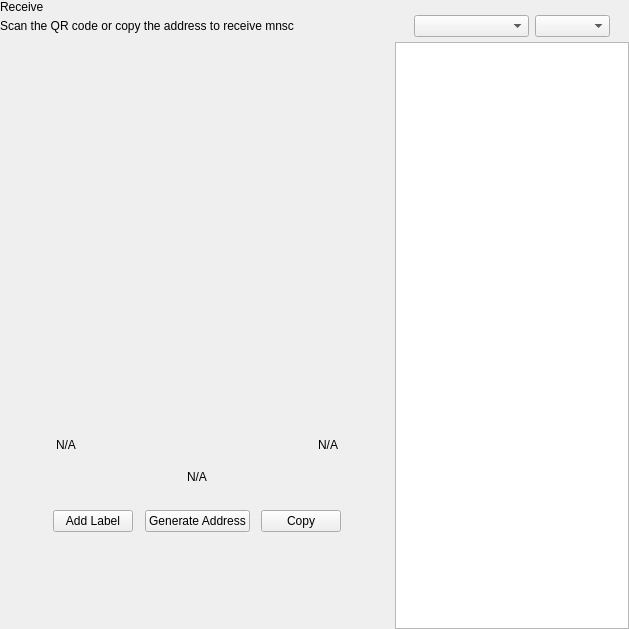
<?xml version="1.0" encoding="UTF-8"?>
<ui version="4.0">
 <class>ReceiveWidget</class>
 <widget class="QWidget" name="ReceiveWidget">
  <property name="geometry">
   <rect>
    <x>0</x>
    <y>0</y>
    <width>629</width>
    <height>629</height>
   </rect>
  </property>
  <property name="minimumSize">
   <size>
    <width>0</width>
    <height>0</height>
   </size>
  </property>
  <property name="windowTitle">
   <string>Form</string>
  </property>
  <layout class="QHBoxLayout" name="horizontalLayout_2" stretch="2,1">
   <property name="spacing">
    <number>0</number>
   </property>
   <property name="leftMargin">
    <number>0</number>
   </property>
   <property name="topMargin">
    <number>0</number>
   </property>
   <property name="rightMargin">
    <number>0</number>
   </property>
   <property name="bottomMargin">
    <number>0</number>
   </property>
   <item>
    <widget class="QWidget" name="left" native="true">
     <layout class="QVBoxLayout" name="verticalLayout_3">
      <property name="leftMargin">
       <number>0</number>
      </property>
      <property name="topMargin">
       <number>0</number>
      </property>
      <property name="rightMargin">
       <number>0</number>
      </property>
      <property name="bottomMargin">
       <number>0</number>
      </property>
      <item>
       <layout class="QVBoxLayout" name="verticalLayout_2">
        <property name="spacing">
         <number>0</number>
        </property>
        <property name="leftMargin">
         <number>0</number>
        </property>
        <item>
         <layout class="QHBoxLayout" name="horizontalLayout_3">
          <property name="spacing">
           <number>0</number>
          </property>
          <item>
           <layout class="QVBoxLayout" name="verticalLayout_4">
            <property name="spacing">
             <number>5</number>
            </property>
            <item>
             <widget class="QLabel" name="labelTitle">
              <property name="text">
               <string>Receive</string>
              </property>
             </widget>
            </item>
            <item alignment="Qt::AlignTop">
             <widget class="QLabel" name="labelSubtitle1">
              <property name="text">
               <string>Scan the QR code or copy the address to receive mnsc</string>
              </property>
             </widget>
            </item>
           </layout>
          </item>
          <item>
           <spacer name="horizontalSpacer">
            <property name="orientation">
             <enum>Qt::Horizontal</enum>
            </property>
            <property name="sizeHint" stdset="0">
             <size>
              <width>40</width>
              <height>20</height>
             </size>
            </property>
           </spacer>
          </item>
         </layout>
        </item>
        <item>
         <spacer name="verticalSpacer_2">
          <property name="orientation">
           <enum>Qt::Vertical</enum>
          </property>
          <property name="sizeType">
           <enum>QSizePolicy::Expanding</enum>
          </property>
          <property name="sizeHint" stdset="0">
           <size>
            <width>20</width>
            <height>50</height>
           </size>
          </property>
         </spacer>
        </item>
        <item alignment="Qt::AlignHCenter">
         <widget class="QWidget" name="layoutQR" native="true">
          <property name="maximumSize">
           <size>
            <width>510</width>
            <height>16777215</height>
           </size>
          </property>
          <layout class="QVBoxLayout" name="verticalLayoutQr">
           <item>
            <spacer name="verticalSpacer11">
             <property name="orientation">
              <enum>Qt::Vertical</enum>
             </property>
             <property name="sizeType">
              <enum>QSizePolicy::Fixed</enum>
             </property>
             <property name="sizeHint" stdset="0">
              <size>
               <width>20</width>
               <height>20</height>
              </size>
             </property>
            </spacer>
           </item>
           <item alignment="Qt::AlignHCenter">
            <widget class="QLabel" name="labelQrImg">
             <property name="minimumSize">
              <size>
               <width>260</width>
               <height>260</height>
              </size>
             </property>
             <property name="maximumSize">
              <size>
               <width>260</width>
               <height>260</height>
              </size>
             </property>
             <property name="text">
              <string/>
             </property>
             <property name="alignment">
              <set>Qt::AlignCenter</set>
             </property>
            </widget>
           </item>
           <item>
            <spacer name="verticalSpacer_21">
             <property name="orientation">
              <enum>Qt::Vertical</enum>
             </property>
             <property name="sizeType">
              <enum>QSizePolicy::Fixed</enum>
             </property>
             <property name="sizeHint" stdset="0">
              <size>
               <width>20</width>
               <height>30</height>
              </size>
             </property>
            </spacer>
           </item>
           <item>
            <widget class="QWidget" name="widget" native="true">
             <property name="minimumSize">
              <size>
               <width>0</width>
               <height>0</height>
              </size>
             </property>
             <layout class="QHBoxLayout" name="horizontalLayout_5">
              <item>
               <widget class="QLabel" name="labelLabel">
                <property name="text">
                 <string notr="true">N/A</string>
                </property>
               </widget>
              </item>
              <item>
               <spacer name="horizontalSpacer_2">
                <property name="orientation">
                 <enum>Qt::Horizontal</enum>
                </property>
                <property name="sizeHint" stdset="0">
                 <size>
                  <width>141</width>
                  <height>20</height>
                 </size>
                </property>
               </spacer>
              </item>
              <item>
               <widget class="QLabel" name="labelDate">
                <property name="text">
                 <string notr="true">N/A</string>
                </property>
                <property name="alignment">
                 <set>Qt::AlignRight|Qt::AlignTrailing|Qt::AlignVCenter</set>
                </property>
               </widget>
              </item>
             </layout>
            </widget>
           </item>
           <item>
            <widget class="QLabel" name="labelAddress">
             <property name="sizePolicy">
              <sizepolicy hsizetype="Expanding" vsizetype="Preferred">
               <horstretch>0</horstretch>
               <verstretch>0</verstretch>
              </sizepolicy>
             </property>
             <property name="minimumSize">
              <size>
               <width>300</width>
               <height>0</height>
              </size>
             </property>
             <property name="text">
              <string notr="true">N/A</string>
             </property>
             <property name="alignment">
              <set>Qt::AlignCenter</set>
             </property>
            </widget>
           </item>
           <item>
            <spacer name="verticalSpacer_4">
             <property name="orientation">
              <enum>Qt::Vertical</enum>
             </property>
             <property name="sizeType">
              <enum>QSizePolicy::Fixed</enum>
             </property>
             <property name="sizeHint" stdset="0">
              <size>
               <width>20</width>
               <height>20</height>
              </size>
             </property>
            </spacer>
           </item>
           <item>
            <layout class="QHBoxLayout" name="horizontalLayout_4">
             <item alignment="Qt::AlignHCenter">
              <widget class="QPushButton" name="pushButtonLabel">
               <property name="focusPolicy">
                <enum>Qt::NoFocus</enum>
               </property>
               <property name="text">
                <string>Add Label</string>
               </property>
              </widget>
             </item>
             <item alignment="Qt::AlignHCenter">
              <widget class="QPushButton" name="pushButtonNewAddress">
               <property name="focusPolicy">
                <enum>Qt::NoFocus</enum>
               </property>
               <property name="text">
                <string>Generate Address</string>
               </property>
              </widget>
             </item>
             <item alignment="Qt::AlignHCenter">
              <widget class="QPushButton" name="pushButtonCopy">
               <property name="focusPolicy">
                <enum>Qt::NoFocus</enum>
               </property>
               <property name="text">
                <string>Copy</string>
               </property>
              </widget>
             </item>
            </layout>
           </item>
           <item>
            <spacer name="verticalSpacer_3">
             <property name="orientation">
              <enum>Qt::Vertical</enum>
             </property>
             <property name="sizeType">
              <enum>QSizePolicy::Expanding</enum>
             </property>
             <property name="sizeHint" stdset="0">
              <size>
               <width>20</width>
               <height>20</height>
              </size>
             </property>
            </spacer>
           </item>
          </layout>
         </widget>
        </item>
        <item>
         <spacer name="verticalSpacer">
          <property name="orientation">
           <enum>Qt::Vertical</enum>
          </property>
          <property name="sizeHint" stdset="0">
           <size>
            <width>20</width>
            <height>40</height>
           </size>
          </property>
         </spacer>
        </item>
       </layout>
      </item>
     </layout>
    </widget>
   </item>
   <item>
    <widget class="QWidget" name="right" native="true">
     <layout class="QVBoxLayout" name="verticalLayout_5">
      <property name="spacing">
       <number>0</number>
      </property>
      <property name="leftMargin">
       <number>1</number>
      </property>
      <property name="topMargin">
       <number>0</number>
      </property>
      <property name="rightMargin">
       <number>0</number>
      </property>
      <property name="bottomMargin">
       <number>0</number>
      </property>
      <item>
       <layout class="QVBoxLayout" name="container_right">
        <property name="spacing">
         <number>0</number>
        </property>
        <property name="leftMargin">
         <number>0</number>
        </property>
        <property name="rightMargin">
         <number>0</number>
        </property>
        <item>
         <layout class="QVBoxLayout" name="verticalLayout">
          <property name="spacing">
           <number>6</number>
          </property>
          <property name="leftMargin">
           <number>19</number>
          </property>
          <property name="rightMargin">
           <number>19</number>
          </property>
          <item>
           <widget class="OptionButton" name="btnRequest" native="true"/>
          </item>
          <item>
           <widget class="OptionButton" name="btnMyAddresses" native="true">
            <property name="sizePolicy">
             <sizepolicy hsizetype="Preferred" vsizetype="Minimum">
              <horstretch>0</horstretch>
              <verstretch>0</verstretch>
             </sizepolicy>
            </property>
           </widget>
          </item>
         </layout>
        </item>
        <item>
         <widget class="QWidget" name="sortWidget" native="true">
          <layout class="QHBoxLayout" name="horizontalLayout_6">
           <property name="leftMargin">
            <number>19</number>
           </property>
           <property name="rightMargin">
            <number>19</number>
           </property>
           <property name="bottomMargin">
            <number>5</number>
           </property>
           <item>
            <spacer name="horizontalSpacer_3">
             <property name="orientation">
              <enum>Qt::Horizontal</enum>
             </property>
             <property name="sizeHint" stdset="0">
              <size>
               <width>40</width>
               <height>20</height>
              </size>
             </property>
            </spacer>
           </item>
           <item>
            <widget class="QComboBox" name="comboBoxSort">
             <property name="sizePolicy">
              <sizepolicy hsizetype="Preferred" vsizetype="Fixed">
               <horstretch>0</horstretch>
               <verstretch>0</verstretch>
              </sizepolicy>
             </property>
             <property name="minimumSize">
              <size>
               <width>115</width>
               <height>0</height>
              </size>
             </property>
            </widget>
           </item>
           <item>
            <widget class="QComboBox" name="comboBoxSortOrder">
             <property name="sizePolicy">
              <sizepolicy hsizetype="Preferred" vsizetype="Fixed">
               <horstretch>0</horstretch>
               <verstretch>0</verstretch>
              </sizepolicy>
             </property>
             <property name="minimumSize">
              <size>
               <width>75</width>
               <height>0</height>
              </size>
             </property>
            </widget>
           </item>
          </layout>
         </widget>
        </item>
        <item>
         <widget class="QListView" name="listViewAddress"/>
        </item>
       </layout>
      </item>
     </layout>
    </widget>
   </item>
  </layout>
 </widget>
 <customwidgets>
  <customwidget>
   <class>OptionButton</class>
   <extends>QWidget</extends>
   <header>qt/pivx/optionbutton.h</header>
   <container>1</container>
  </customwidget>
 </customwidgets>
 <resources/>
 <connections/>
</ui>
